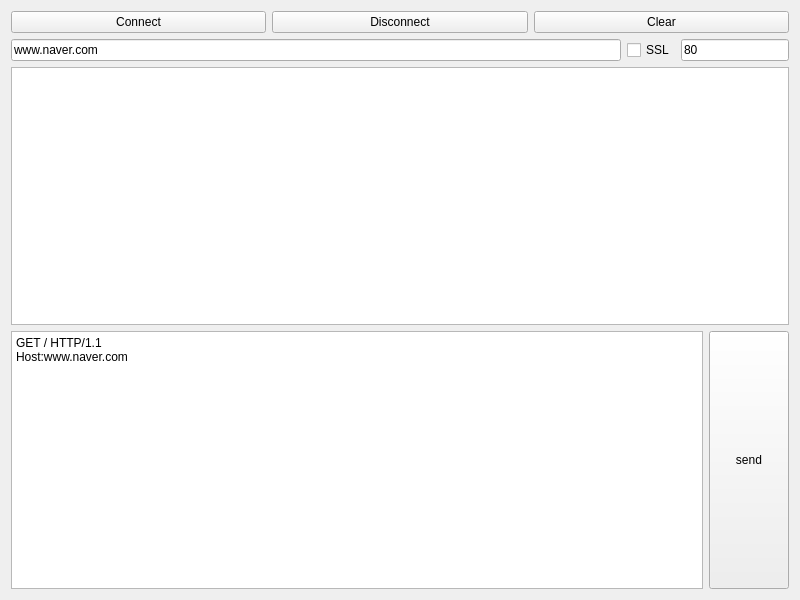
<?xml version="1.0" encoding="UTF-8"?>
<ui version="4.0">
 <class>Widget</class>
 <widget class="QWidget" name="Widget">
  <property name="geometry">
   <rect>
    <x>0</x>
    <y>0</y>
    <width>800</width>
    <height>600</height>
   </rect>
  </property>
  <property name="windowTitle">
   <string>Webclient</string>
  </property>
  <layout class="QGridLayout" name="gridLayout">
   <item row="0" column="0">
    <layout class="QVBoxLayout" name="verticalLayout">
     <item>
      <layout class="QHBoxLayout" name="horizontalLayout">
       <item>
        <widget class="QPushButton" name="pbConnect">
         <property name="text">
          <string>Connect</string>
         </property>
        </widget>
       </item>
       <item>
        <widget class="QPushButton" name="pbDisconnect">
         <property name="text">
          <string>Disconnect</string>
         </property>
        </widget>
       </item>
       <item>
        <widget class="QPushButton" name="pbClear">
         <property name="text">
          <string>Clear</string>
         </property>
        </widget>
       </item>
      </layout>
     </item>
     <item>
      <layout class="QHBoxLayout" name="horizontalLayout_2">
       <item>
        <widget class="QLineEdit" name="leHost">
         <property name="text">
          <string>www.naver.com</string>
         </property>
        </widget>
       </item>
       <item>
        <widget class="QCheckBox" name="cbSsl">
         <property name="text">
          <string>SSL</string>
         </property>
         <property name="checked">
          <bool>false</bool>
         </property>
        </widget>
       </item>
       <item>
        <widget class="QLineEdit" name="lePort">
         <property name="sizePolicy">
          <sizepolicy hsizetype="Fixed" vsizetype="Fixed">
           <horstretch>0</horstretch>
           <verstretch>0</verstretch>
          </sizepolicy>
         </property>
         <property name="text">
          <string>80</string>
         </property>
        </widget>
       </item>
      </layout>
     </item>
     <item>
      <widget class="QPlainTextEdit" name="pteMessage"/>
     </item>
     <item>
      <layout class="QHBoxLayout" name="horizontalLayout_3">
       <item>
        <widget class="QPlainTextEdit" name="pteSend">
         <property name="plainText">
          <string>GET / HTTP/1.1
Host:www.naver.com

</string>
         </property>
        </widget>
       </item>
       <item>
        <widget class="QPushButton" name="pbSend">
         <property name="sizePolicy">
          <sizepolicy hsizetype="Minimum" vsizetype="Preferred">
           <horstretch>0</horstretch>
           <verstretch>0</verstretch>
          </sizepolicy>
         </property>
         <property name="text">
          <string>send</string>
         </property>
        </widget>
       </item>
      </layout>
     </item>
    </layout>
   </item>
  </layout>
 </widget>
 <resources/>
 <connections/>
</ui>
